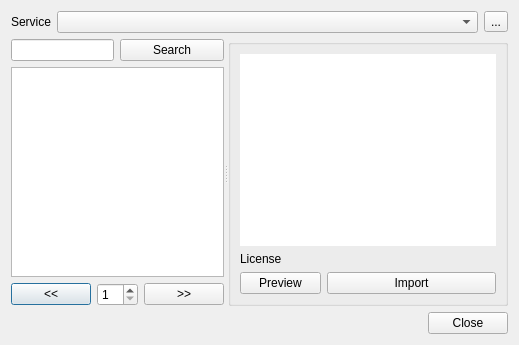
<?xml version="1.0" encoding="UTF-8"?>
<ui version="4.0">
 <class>FreeSound_UI</class>
 <widget class="QDialog" name="FreeSound_UI">
  <property name="geometry">
   <rect>
    <x>0</x>
    <y>0</y>
    <width>505</width>
    <height>319</height>
   </rect>
  </property>
  <property name="windowTitle">
   <string>Dialog</string>
  </property>
  <layout class="QGridLayout" name="gridLayout_3">
   <item row="0" column="0">
    <layout class="QHBoxLayout" name="horizontalLayout">
     <item>
      <widget class="QLabel" name="label_3">
       <property name="text">
        <string>Service</string>
       </property>
      </widget>
     </item>
     <item>
      <widget class="KComboBox" name="service_list">
       <property name="sizePolicy">
        <sizepolicy hsizetype="MinimumExpanding" vsizetype="Fixed">
         <horstretch>0</horstretch>
         <verstretch>0</verstretch>
        </sizepolicy>
       </property>
      </widget>
     </item>
     <item>
      <widget class="QToolButton" name="config_button">
       <property name="text">
        <string>...</string>
       </property>
       <property name="popupMode">
        <enum>QToolButton::InstantPopup</enum>
       </property>
      </widget>
     </item>
    </layout>
   </item>
   <item row="1" column="0">
    <widget class="QSplitter" name="splitter">
     <property name="orientation">
      <enum>Qt::Horizontal</enum>
     </property>
     <property name="childrenCollapsible">
      <bool>false</bool>
     </property>
     <widget class="QWidget" name="layoutWidget">
      <layout class="QGridLayout" name="gridLayout_2">
       <item row="2" column="0">
        <widget class="QPushButton" name="page_prev">
         <property name="sizePolicy">
          <sizepolicy hsizetype="Maximum" vsizetype="Fixed">
           <horstretch>0</horstretch>
           <verstretch>0</verstretch>
          </sizepolicy>
         </property>
         <property name="text">
          <string>&lt;&lt;</string>
         </property>
        </widget>
       </item>
       <item row="0" column="2" colspan="2">
        <widget class="QPushButton" name="button_search">
         <property name="text">
          <string>Search</string>
         </property>
        </widget>
       </item>
       <item row="1" column="0" colspan="4">
        <widget class="QListWidget" name="search_results">
         <property name="alternatingRowColors">
          <bool>true</bool>
         </property>
        </widget>
       </item>
       <item row="0" column="0" colspan="2">
        <widget class="QLineEdit" name="search_text">
         <property name="placeholderText">
          <string/>
         </property>
         <property name="showClearButton" stdset="0">
          <bool>true</bool>
         </property>
        </widget>
       </item>
       <item row="2" column="3">
        <widget class="QPushButton" name="page_next">
         <property name="sizePolicy">
          <sizepolicy hsizetype="Maximum" vsizetype="Fixed">
           <horstretch>0</horstretch>
           <verstretch>0</verstretch>
          </sizepolicy>
         </property>
         <property name="text">
          <string>&gt;&gt;</string>
         </property>
        </widget>
       </item>
       <item row="2" column="1" colspan="2">
        <widget class="QSpinBox" name="page_number">
         <property name="sizePolicy">
          <sizepolicy hsizetype="Expanding" vsizetype="Fixed">
           <horstretch>0</horstretch>
           <verstretch>0</verstretch>
          </sizepolicy>
         </property>
         <property name="minimum">
          <number>1</number>
         </property>
        </widget>
       </item>
      </layout>
     </widget>
     <widget class="QGroupBox" name="sound_box">
      <property name="sizePolicy">
       <sizepolicy hsizetype="MinimumExpanding" vsizetype="Preferred">
        <horstretch>0</horstretch>
        <verstretch>0</verstretch>
       </sizepolicy>
      </property>
      <property name="title">
       <string/>
      </property>
      <layout class="QGridLayout" name="gridLayout">
       <item row="5" column="1" colspan="2">
        <widget class="QPushButton" name="button_import">
         <property name="text">
          <string>Import</string>
         </property>
        </widget>
       </item>
       <item row="5" column="0">
        <widget class="QPushButton" name="button_preview">
         <property name="text">
          <string>Preview</string>
         </property>
        </widget>
       </item>
       <item row="4" column="1" colspan="2">
        <widget class="KUrlLabel" name="item_license">
         <property name="text">
          <string/>
         </property>
        </widget>
       </item>
       <item row="2" column="0" colspan="3">
        <widget class="QTextBrowser" name="info_browser">
         <property name="sizePolicy">
          <sizepolicy hsizetype="Expanding" vsizetype="MinimumExpanding">
           <horstretch>0</horstretch>
           <verstretch>0</verstretch>
          </sizepolicy>
         </property>
         <property name="frameShape">
          <enum>QFrame::NoFrame</enum>
         </property>
         <property name="openExternalLinks">
          <bool>false</bool>
         </property>
         <property name="openLinks">
          <bool>false</bool>
         </property>
        </widget>
       </item>
       <item row="4" column="0">
        <widget class="QLabel" name="label">
         <property name="text">
          <string>License</string>
         </property>
        </widget>
       </item>
      </layout>
     </widget>
    </widget>
   </item>
   <item row="2" column="0">
    <layout class="QHBoxLayout" name="horizontalLayout_2">
     <item>
      <widget class="QLabel" name="search_info">
       <property name="text">
        <string/>
       </property>
      </widget>
     </item>
     <item>
      <widget class="QDialogButtonBox" name="ButtonBox">
       <property name="orientation">
        <enum>Qt::Horizontal</enum>
       </property>
       <property name="standardButtons">
        <set>QDialogButtonBox::Close</set>
       </property>
      </widget>
     </item>
    </layout>
   </item>
  </layout>
 </widget>
 <customwidgets>
  <customwidget>
   <class>KComboBox</class>
   <extends>QComboBox</extends>
   <header>kcombobox.h</header>
  </customwidget>
  <customwidget>
   <class>QLineEdit</class>
   <extends>QLineEdit</extends>
   <header>klineedit.h</header>
  </customwidget>
  <customwidget>
   <class>KUrlLabel</class>
   <extends>QLabel</extends>
   <header>kurllabel.h</header>
  </customwidget>
 </customwidgets>
 <resources/>
 <connections>
  <connection>
   <sender>ButtonBox</sender>
   <signal>accepted()</signal>
   <receiver>FreeSound_UI</receiver>
   <slot>accept()</slot>
   <hints>
    <hint type="sourcelabel">
     <x>248</x>
     <y>254</y>
    </hint>
    <hint type="destinationlabel">
     <x>157</x>
     <y>274</y>
    </hint>
   </hints>
  </connection>
  <connection>
   <sender>ButtonBox</sender>
   <signal>rejected()</signal>
   <receiver>FreeSound_UI</receiver>
   <slot>reject()</slot>
   <hints>
    <hint type="sourcelabel">
     <x>316</x>
     <y>260</y>
    </hint>
    <hint type="destinationlabel">
     <x>286</x>
     <y>274</y>
    </hint>
   </hints>
  </connection>
 </connections>
</ui>
